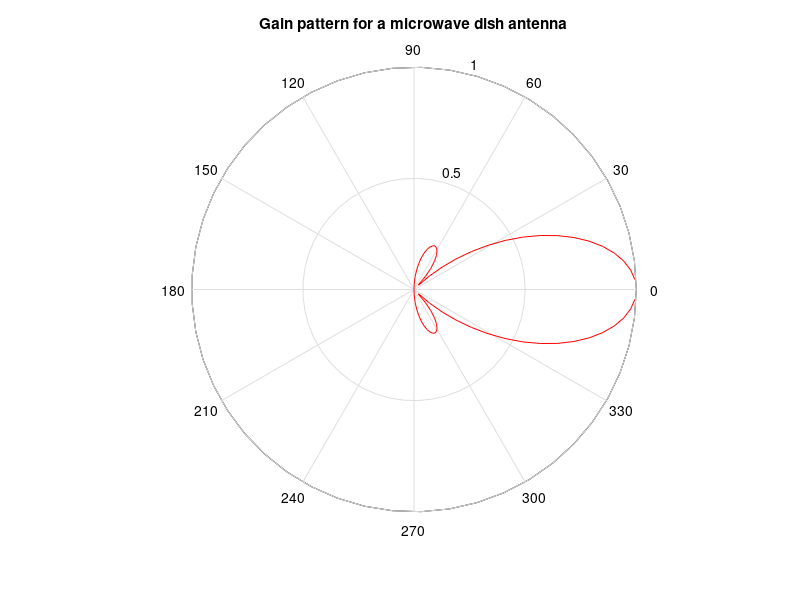

Recreate this plot in MATLAB.
%{
Purpose: 
    This program plots the gain pattern for a microwave dish antenna.
    
Define variables:
    G -- gain of the microwave dish antena
    theta -- angle from the boresite of the dish (radians)    
%}

% Caculate the gain versus angle
theta = -pi/2:pi/70:pi/2;
G = abs(sin(4 .* theta)./(4 .* theta));

%Polar plot of gain
polar(theta, G, 'r-');
title('Gain pattern for a microwave dish antenna');

